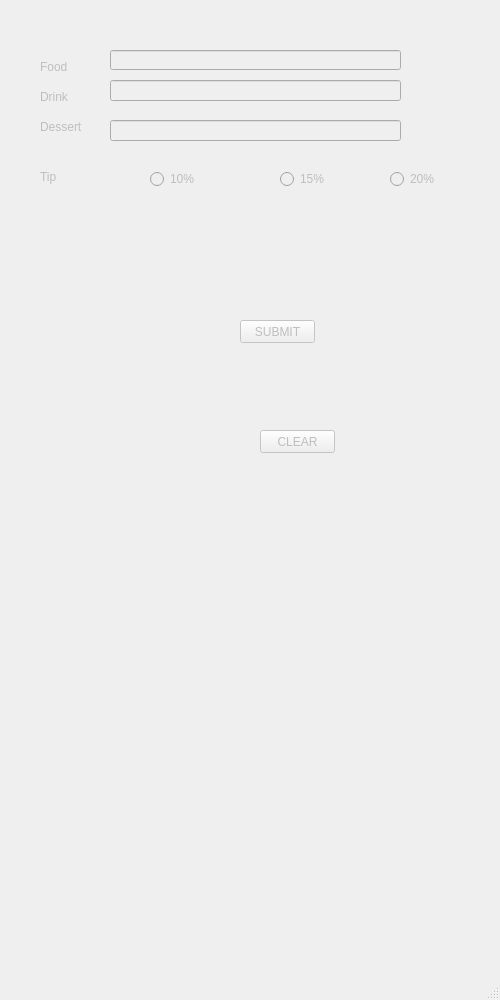
<?xml version="1.0" encoding="UTF-8"?>
<ui version="4.0">
 <class>button_submit</class>
 <widget class="QMainWindow" name="button_submit">
  <property name="enabled">
   <bool>false</bool>
  </property>
  <property name="geometry">
   <rect>
    <x>0</x>
    <y>0</y>
    <width>500</width>
    <height>1000</height>
   </rect>
  </property>
  <property name="minimumSize">
   <size>
    <width>500</width>
    <height>1000</height>
   </size>
  </property>
  <property name="maximumSize">
   <size>
    <width>500</width>
    <height>1000</height>
   </size>
  </property>
  <property name="windowTitle">
   <string>Test 10</string>
  </property>
  <widget class="QWidget" name="centralwidget">
   <widget class="QLineEdit" name="input_1">
    <property name="geometry">
     <rect>
      <x>110</x>
      <y>50</y>
      <width>291</width>
      <height>20</height>
     </rect>
    </property>
   </widget>
   <widget class="QLineEdit" name="input_2">
    <property name="geometry">
     <rect>
      <x>110</x>
      <y>80</y>
      <width>291</width>
      <height>21</height>
     </rect>
    </property>
   </widget>
   <widget class="QLineEdit" name="Input_3">
    <property name="geometry">
     <rect>
      <x>110</x>
      <y>120</y>
      <width>291</width>
      <height>21</height>
     </rect>
    </property>
   </widget>
   <widget class="QPushButton" name="button_submit_2">
    <property name="geometry">
     <rect>
      <x>240</x>
      <y>320</y>
      <width>75</width>
      <height>23</height>
     </rect>
    </property>
    <property name="text">
     <string>SUBMIT</string>
    </property>
   </widget>
   <widget class="QPushButton" name="button_clear">
    <property name="geometry">
     <rect>
      <x>260</x>
      <y>430</y>
      <width>75</width>
      <height>23</height>
     </rect>
    </property>
    <property name="text">
     <string>CLEAR</string>
    </property>
   </widget>
   <widget class="QLabel" name="food_label">
    <property name="geometry">
     <rect>
      <x>40</x>
      <y>60</y>
      <width>47</width>
      <height>14</height>
     </rect>
    </property>
    <property name="text">
     <string>Food</string>
    </property>
   </widget>
   <widget class="QLabel" name="drink_label">
    <property name="geometry">
     <rect>
      <x>40</x>
      <y>90</y>
      <width>47</width>
      <height>14</height>
     </rect>
    </property>
    <property name="text">
     <string>Drink</string>
    </property>
   </widget>
   <widget class="QLabel" name="dessert_label">
    <property name="geometry">
     <rect>
      <x>40</x>
      <y>120</y>
      <width>47</width>
      <height>14</height>
     </rect>
    </property>
    <property name="text">
     <string>Dessert</string>
    </property>
   </widget>
   <widget class="QRadioButton" name="radioButton_2">
    <property name="geometry">
     <rect>
      <x>280</x>
      <y>170</y>
      <width>83</width>
      <height>18</height>
     </rect>
    </property>
    <property name="text">
     <string>15%</string>
    </property>
   </widget>
   <widget class="QRadioButton" name="radioButton_3">
    <property name="geometry">
     <rect>
      <x>390</x>
      <y>170</y>
      <width>83</width>
      <height>18</height>
     </rect>
    </property>
    <property name="text">
     <string>20%</string>
    </property>
   </widget>
   <widget class="QRadioButton" name="radioButton_1">
    <property name="geometry">
     <rect>
      <x>150</x>
      <y>170</y>
      <width>83</width>
      <height>18</height>
     </rect>
    </property>
    <property name="text">
     <string>10%</string>
    </property>
   </widget>
   <widget class="QLabel" name="label">
    <property name="geometry">
     <rect>
      <x>40</x>
      <y>170</y>
      <width>47</width>
      <height>14</height>
     </rect>
    </property>
    <property name="text">
     <string>Tip</string>
    </property>
   </widget>
  </widget>
  <widget class="QStatusBar" name="statusbar"/>
 </widget>
 <resources/>
 <connections/>
</ui>
